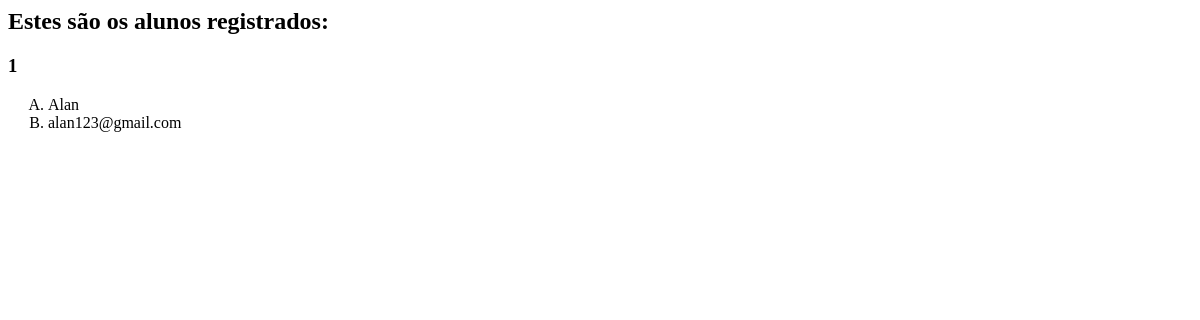
Before: /professor/visualizacao/verAlunosView.php with the older database file.
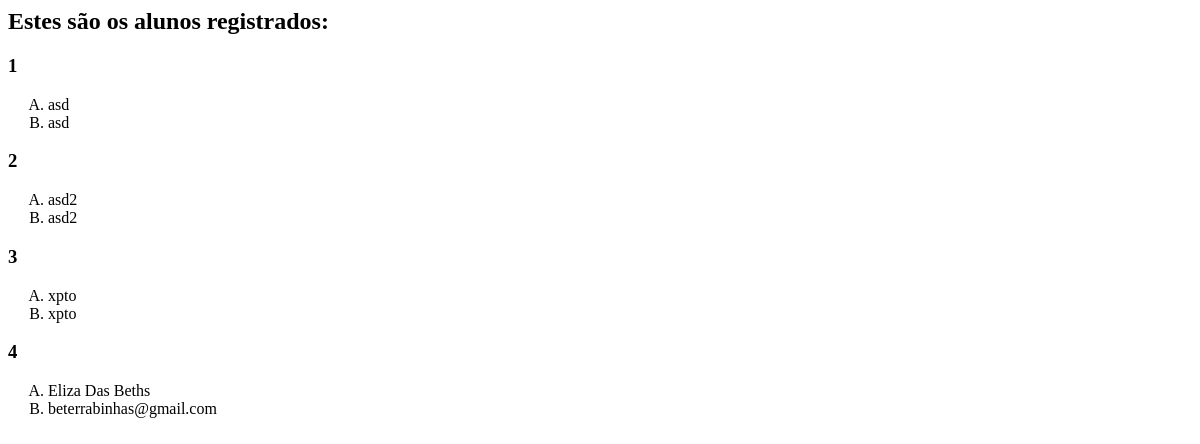
After: the same page with the newer database file.
### tables this page shows
CREATE TABLE `usuario` (
  `nome` varchar(150) NOT NULL,
  `email` varchar(100) NOT NULL,
  `senha` varchar(60) NOT NULL,
  `datanasc` date NOT NULL,
  `id` int(6) NOT NULL,
  `tipo` int(1) NOT NULL
);

### professor/visualizacao/verAlunos.php (called while the page is built, shortened)
<?php
function buscarAlunos() {
    $connection = mysqli_connect("localhost", "root", "", "portalcursodeingles");
    $sql = "SELECT id, nome, email FROM usuario";
    $result = mysqli_query($connection, $sql);
    $alunos = [];
    if(mysqli_query($connection, $sql)) {
        if (mysqli_num_rows($result) > 0) {
            $aluno = [];
            while ($row = mysqli_fetch_assoc($result)) {
                $aluno['id'] = $row['id'];
                $aluno['nome'] = $row['nome'];
                $aluno['email'] = $row['email'];
                array_push($alunos, $aluno);
            }
        }
    } else{
        die("Erro ao buscar questões com a consulta $sql. " . mysqli_error($connection));
    }
    return $alunos;
}
?>

### professor/visualizacao/verAlunosCtrl.php (called while the page is built)
<?php
    require_once('verAlunos.php');
    function exibirAlunos() {
        return buscarAlunos();
    }
?>

### professor/visualizacao/verAlunosView.php (the view, shortened to what this page needs)
<html>
    <head>
    </head>
<body>
<h2> Estes são os alunos registrados: </h2>
<?php
   require_once('verAlunosCtrl.php');
    $alunos = exibirAlunos();
    foreach ($alunos as $aluno) {
        echo "<h3>" . $aluno['id'] . "</h3>";
        echo "<ol type='A'>";
        echo "<li>" . $aluno['nome'] . "</li>";
        echo "<li>" . $aluno['email'] . "</li>";
        echo "</ol>";
    }
?>
</body>
</html>

Changed rows visible on the page:
changed usuario id 1: nome "Alan" → "asd"; email "alan123@gmail.com" → "asd"
added usuario: id "2", nome "asd2", email "asd2"
added usuario: id "3", nome "xpto", email "xpto"
added usuario: id "4", nome "Eliza Das Beths", email "beterrabinhas@gmail.com"
